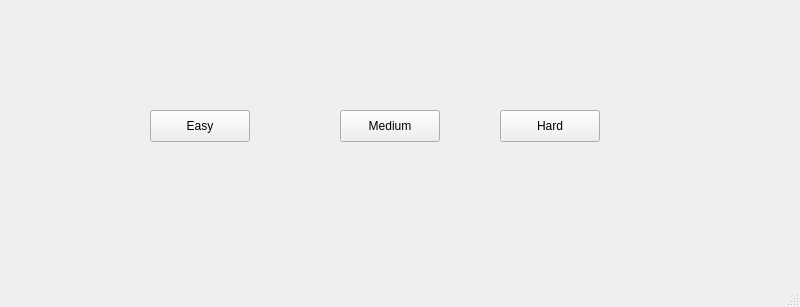
<?xml version="1.0" encoding="UTF-8"?>
<ui version="4.0">
 <class>MainMenu</class>
 <widget class="QMainWindow" name="MainMenu">
  <property name="geometry">
   <rect>
    <x>0</x>
    <y>0</y>
    <width>800</width>
    <height>307</height>
   </rect>
  </property>
  <property name="windowTitle">
   <string>MainWindow</string>
  </property>
  <widget class="QWidget" name="centralwidget">
   <widget class="QPushButton" name="easyButton">
    <property name="geometry">
     <rect>
      <x>150</x>
      <y>110</y>
      <width>100</width>
      <height>32</height>
     </rect>
    </property>
    <property name="text">
     <string>Easy</string>
    </property>
   </widget>
   <widget class="QPushButton" name="mediumButton">
    <property name="geometry">
     <rect>
      <x>340</x>
      <y>110</y>
      <width>100</width>
      <height>32</height>
     </rect>
    </property>
    <property name="text">
     <string>Medium</string>
    </property>
   </widget>
   <widget class="QPushButton" name="hardButton">
    <property name="geometry">
     <rect>
      <x>500</x>
      <y>110</y>
      <width>100</width>
      <height>32</height>
     </rect>
    </property>
    <property name="text">
     <string>Hard</string>
    </property>
   </widget>
  </widget>
  <widget class="QMenuBar" name="menubar">
   <property name="geometry">
    <rect>
     <x>0</x>
     <y>0</y>
     <width>800</width>
     <height>23</height>
    </rect>
   </property>
  </widget>
  <widget class="QStatusBar" name="statusbar"/>
 </widget>
 <resources/>
 <connections/>
</ui>
